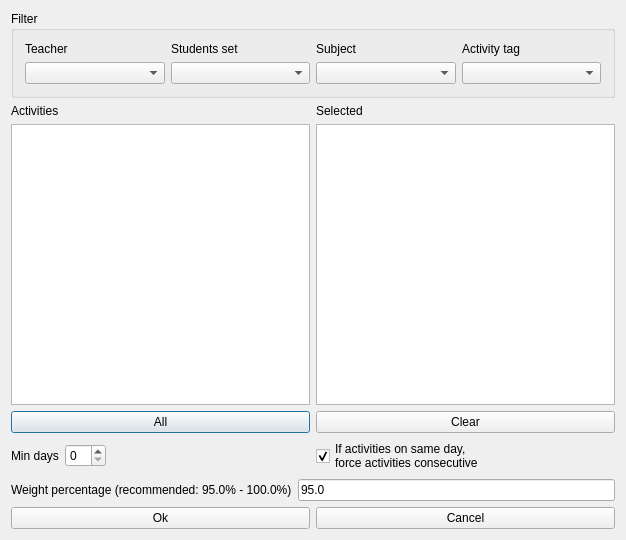
<?xml version="1.0" encoding="UTF-8"?>
<ui version="4.0">
 <class>ModifyConstraintMinDaysBetweenActivitiesForm_template</class>
 <widget class="QDialog" name="ModifyConstraintMinDaysBetweenActivitiesForm_template">
  <property name="geometry">
   <rect>
    <x>0</x>
    <y>0</y>
    <width>626</width>
    <height>540</height>
   </rect>
  </property>
  <property name="windowTitle">
   <string extracomment="This is the title of the dialog to modify a constraint of this type">Modify min days between activities</string>
  </property>
  <layout class="QGridLayout" name="gridLayout_2">
   <item row="0" column="0" colspan="2">
    <widget class="QGroupBox" name="filterGroupBox">
     <property name="title">
      <string>Filter</string>
     </property>
     <layout class="QGridLayout" name="gridLayout">
      <item row="0" column="0">
       <widget class="QLabel" name="teachersTextLabel">
        <property name="text">
         <string>Teacher</string>
        </property>
        <property name="wordWrap">
         <bool>false</bool>
        </property>
       </widget>
      </item>
      <item row="0" column="1">
       <widget class="QLabel" name="studentsTextLabel">
        <property name="text">
         <string>Students set</string>
        </property>
        <property name="wordWrap">
         <bool>false</bool>
        </property>
       </widget>
      </item>
      <item row="0" column="2">
       <widget class="QLabel" name="subjectsTextLabel">
        <property name="text">
         <string>Subject</string>
        </property>
        <property name="wordWrap">
         <bool>false</bool>
        </property>
       </widget>
      </item>
      <item row="0" column="3">
       <widget class="QLabel" name="activityTagsTextLabel">
        <property name="text">
         <string>Activity tag</string>
        </property>
        <property name="wordWrap">
         <bool>false</bool>
        </property>
       </widget>
      </item>
      <item row="1" column="0">
       <widget class="QComboBox" name="teachersComboBox"/>
      </item>
      <item row="1" column="1">
       <widget class="QComboBox" name="studentsComboBox"/>
      </item>
      <item row="1" column="2">
       <widget class="QComboBox" name="subjectsComboBox"/>
      </item>
      <item row="1" column="3">
       <widget class="QComboBox" name="activityTagsComboBox"/>
      </item>
     </layout>
    </widget>
   </item>
   <item row="1" column="0" colspan="2">
    <layout class="QHBoxLayout" name="horizontalLayout">
     <item>
      <layout class="QVBoxLayout" name="verticalLayout_2">
       <item>
        <widget class="QLabel" name="activitiesTextLabel">
         <property name="frameShape">
          <enum>QFrame::NoFrame</enum>
         </property>
         <property name="frameShadow">
          <enum>QFrame::Plain</enum>
         </property>
         <property name="text">
          <string>Activities</string>
         </property>
         <property name="wordWrap">
          <bool>false</bool>
         </property>
        </widget>
       </item>
       <item>
        <widget class="QListWidget" name="allActivitiesListWidget"/>
       </item>
       <item>
        <widget class="QPushButton" name="addAllActivitiesPushButton">
         <property name="text">
          <string comment="Text on a button. It refers to adding all activities from the list above this button into the current constraint">All</string>
         </property>
        </widget>
       </item>
      </layout>
     </item>
     <item>
      <layout class="QVBoxLayout" name="verticalLayout">
       <item>
        <widget class="QLabel" name="selectedActivitiesTextLabel">
         <property name="frameShape">
          <enum>QFrame::NoFrame</enum>
         </property>
         <property name="frameShadow">
          <enum>QFrame::Plain</enum>
         </property>
         <property name="text">
          <string comment="It refers to a list of selected activities">Selected</string>
         </property>
         <property name="wordWrap">
          <bool>false</bool>
         </property>
        </widget>
       </item>
       <item>
        <widget class="QListWidget" name="selectedActivitiesListWidget"/>
       </item>
       <item>
        <widget class="QPushButton" name="clearPushButton">
         <property name="text">
          <string>Clear</string>
         </property>
        </widget>
       </item>
      </layout>
     </item>
    </layout>
   </item>
   <item row="2" column="0">
    <layout class="QHBoxLayout" name="horizontalLayout_4">
     <item>
      <widget class="QLabel" name="minDaysTextLabel">
       <property name="frameShape">
        <enum>QFrame::NoFrame</enum>
       </property>
       <property name="frameShadow">
        <enum>QFrame::Plain</enum>
       </property>
       <property name="text">
        <string comment="Keep translation short. It refers to the minimum number of days between a set of activities">Min days</string>
       </property>
       <property name="wordWrap">
        <bool>false</bool>
       </property>
      </widget>
     </item>
     <item>
      <widget class="QSpinBox" name="minDaysSpinBox"/>
     </item>
     <item>
      <spacer name="horizontalSpacer">
       <property name="orientation">
        <enum>Qt::Horizontal</enum>
       </property>
       <property name="sizeHint" stdset="0">
        <size>
         <width>128</width>
         <height>29</height>
        </size>
       </property>
      </spacer>
     </item>
    </layout>
   </item>
   <item row="2" column="1">
    <layout class="QHBoxLayout" name="horizontalLayout_2">
     <item>
      <widget class="QCheckBox" name="consecutiveIfSameDayCheckBox">
       <property name="text">
        <string comment="Keep translation short. Check how the dialog looks (dialog modify min days between a set of activities)">If activities on same day,
force activities consecutive</string>
       </property>
       <property name="checked">
        <bool>true</bool>
       </property>
      </widget>
     </item>
     <item>
      <spacer name="horizontalSpacer_2">
       <property name="orientation">
        <enum>Qt::Horizontal</enum>
       </property>
       <property name="sizeHint" stdset="0">
        <size>
         <width>40</width>
         <height>20</height>
        </size>
       </property>
      </spacer>
     </item>
    </layout>
   </item>
   <item row="3" column="0" colspan="2">
    <layout class="QHBoxLayout" name="horizontalLayout_3">
     <item>
      <widget class="QLabel" name="weightTextLabel">
       <property name="frameShape">
        <enum>QFrame::NoFrame</enum>
       </property>
       <property name="frameShadow">
        <enum>QFrame::Plain</enum>
       </property>
       <property name="text">
        <string>Weight percentage (recommended: 95.0% - 100.0%)</string>
       </property>
       <property name="wordWrap">
        <bool>false</bool>
       </property>
      </widget>
     </item>
     <item>
      <widget class="QLineEdit" name="weightLineEdit">
       <property name="text">
        <string notr="true">95.0</string>
       </property>
      </widget>
     </item>
    </layout>
   </item>
   <item row="4" column="0" colspan="2">
    <layout class="QHBoxLayout">
     <item>
      <widget class="QPushButton" name="okPushButton">
       <property name="text">
        <string>Ok</string>
       </property>
      </widget>
     </item>
     <item>
      <widget class="QPushButton" name="cancelPushButton">
       <property name="text">
        <string>Cancel</string>
       </property>
      </widget>
     </item>
    </layout>
   </item>
  </layout>
 </widget>
 <layoutdefault spacing="6" margin="11"/>
 <resources/>
 <connections/>
</ui>
